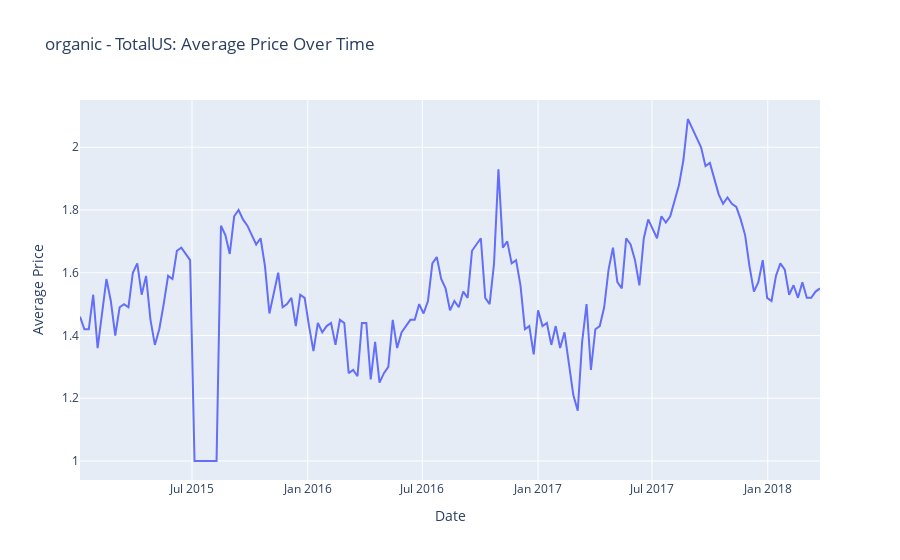
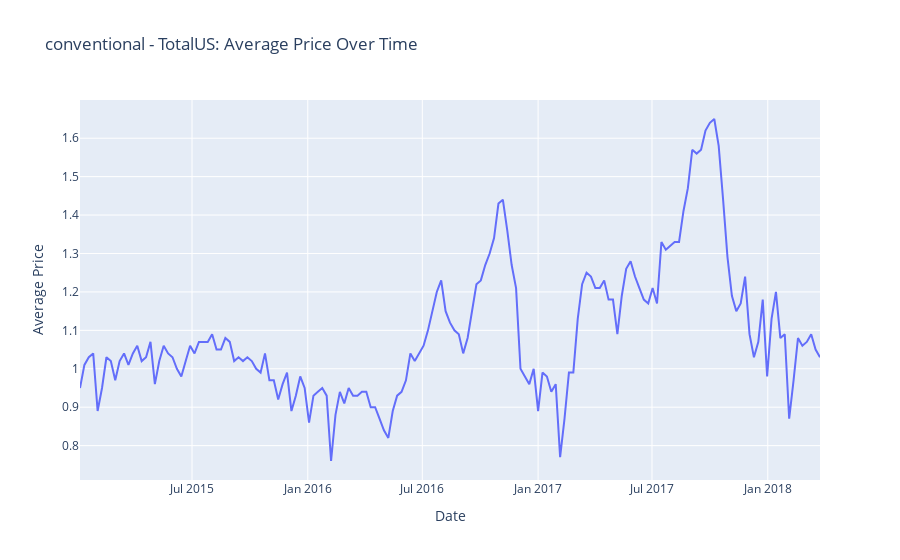

These figures' notebook cell, in order:
### Code cell
plot_average_price(df, total_us)

### Figure 1 — Plotly figure (JSON) as saved in the notebook; plotly's stock layout.template omitted (floating-point values rounded to 4 significant figures; data arrays with more than 128 entries replaced by an {"elided": "..."} marker saying what was removed)
{"data": [{"hovertemplate": "Date=%{x}<br>Average Price=%{y}<extra></extra>", "legendgroup": "", "line": {"color": "#636efa", "dash": "solid"}, "marker": {"symbol": "circle"}, "mode": "lines", "name": "", "orientation": "v", "showlegend": false, "type": "scatter", "x": {"elided": "169 str values"}, "xaxis": "x", "y": {"elided": "169 float values"}, "yaxis": "y"}], "layout": {"legend": {"tracegroupgap": 0}, "title": {"text": "organic - TotalUS: Average Price Over Time"}, "xaxis": {"anchor": "y", "domain": [0, 1], "title": {"text": "Date"}}, "yaxis": {"anchor": "x", "domain": [0, 1], "title": {"text": "Average Price"}}}}

### Figure 2 — Plotly figure (JSON) as saved in the notebook; plotly's stock layout.template omitted (floating-point values rounded to 4 significant figures; data arrays with more than 128 entries replaced by an {"elided": "..."} marker saying what was removed)
{"data": [{"hovertemplate": "Date=%{x}<br>Average Price=%{y}<extra></extra>", "legendgroup": "", "line": {"color": "#636efa", "dash": "solid"}, "marker": {"symbol": "circle"}, "mode": "lines", "name": "", "orientation": "v", "showlegend": false, "type": "scatter", "x": {"elided": "169 str values"}, "xaxis": "x", "y": {"elided": "169 float values"}, "yaxis": "y"}], "layout": {"legend": {"tracegroupgap": 0}, "title": {"text": "conventional - TotalUS: Average Price Over Time"}, "xaxis": {"anchor": "y", "domain": [0, 1], "title": {"text": "Date"}}, "yaxis": {"anchor": "x", "domain": [0, 1], "title": {"text": "Average Price"}}}}
